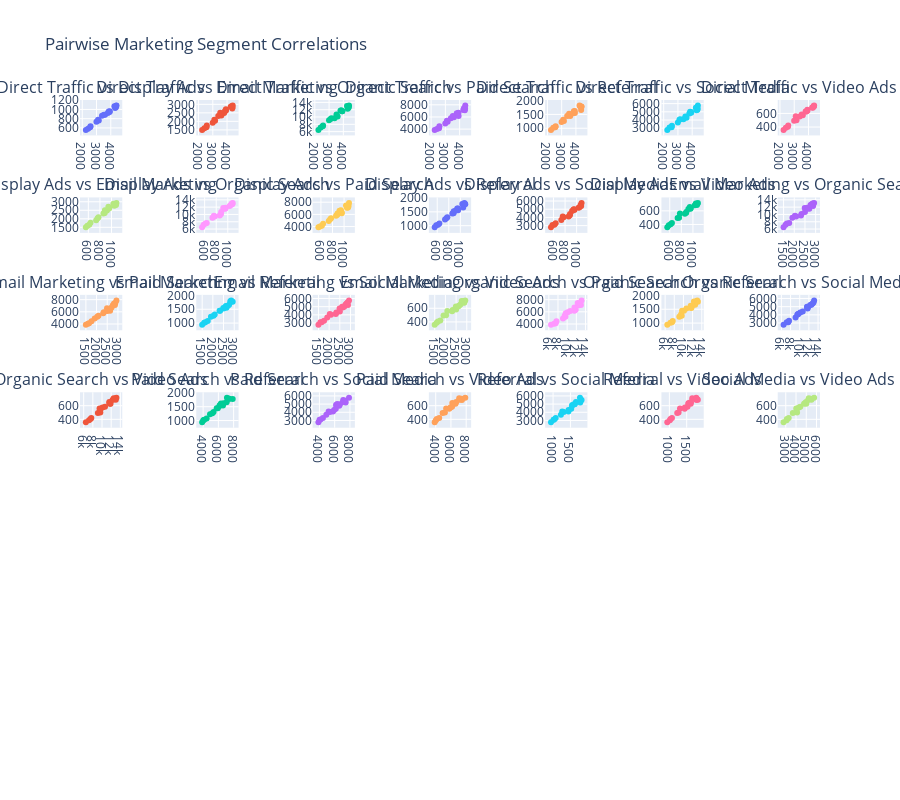

The notebook cell saved with this chart:
### Code cell
import plotly.graph_objects as go
from plotly.subplots import make_subplots
import numpy as np
from scipy import stats

# Get all unique segments
segments = pivot_df.columns.tolist()
n_segments = len(segments)

# Create subplot grid
fig = make_subplots(
    rows=n_segments-1, 
    cols=n_segments-1,
    subplot_titles=[f"{seg1} vs {seg2}" 
                   for i, seg1 in enumerate(segments[:-1]) 
                   for j, seg2 in enumerate(segments[i+1:], i+1)],
    horizontal_spacing=0.1,
    vertical_spacing=0.1
)

# Add scatter plots for each pair
row, col = 1, 1
for i, seg1 in enumerate(segments[:-1]):
    for j, seg2 in enumerate(segments[i+1:], i+1):
        # Calculate correlation and p-value
        r, p_value = stats.pearsonr(pivot_df[seg1].dropna(), pivot_df[seg2].dropna())
        
        fig.add_trace(
            go.Scatter(
                x=pivot_df[seg1],
                y=pivot_df[seg2],
                mode='markers',
                name=f'r={r:.3f}, p={p_value:.3f}',
                showlegend=False
            ),
            row=row, col=col
        )
        
        # Move to next subplot
        col += 1
        if col > n_segments-1:
            col = 1
            row += 1

fig.update_layout(title="Pairwise Marketing Segment Correlations", height=800)

### Figure 1 — Plotly figure (JSON) as saved in the notebook; plotly's stock layout.template omitted (floating-point values rounded to 4 significant figures)
{"data": [{"mode": "markers", "name": "r=0.996, p=0.000", "showlegend": false, "type": "scatter", "x": [3929, 3918, 4257, 4368, 3854, 3384, 3107, 2555, 2252, 2408, 2578, 3159, 3601, 3797, 4304, 4397, 4382, 3521, 2994], "xaxis": "x", "y": [961, 946, 1069, 1050, 958, 861, 775, 615, 557, 583, 637, 760, 883, 921, 1033, 1085, 1078, 886, 735], "yaxis": "y"}, {"mode": "markers", "name": "r=0.988, p=0.000", "showlegend": false, "type": "scatter", "x": [3929, 3918, 4257, 4368, 3854, 3384, 3107, 2555, 2252, 2408, 2578, 3159, 3601, 3797, 4304, 4397, 4382, 3521, 2994], "xaxis": "x2", "y": [2636, 2704, 2860, 2761, 2608, 2314, 2088, 1649, 1499, 1592, 1762, 2031, 2338, 2489, 2882, 2930, 2817, 2502, 1912], "yaxis": "y2"}, {"mode": "markers", "name": "r=0.989, p=0.000", "showlegend": false, "type": "scatter", "x": [3929, 3918, 4257, 4368, 3854, 3384, 3107, 2555, 2252, 2408, 2578, 3159, 3601, 3797, 4304, 4397, 4382, 3521, 2994], "xaxis": "x3", "y": [11595, 11589, 13010, 12553, 11866, 9695, 9465, 7498, 6475, 7161, 7662, 9631, 10119, 11733, 12294, 13145, 12811, 10656, 9094], "yaxis": "y3"}, {"mode": "markers", "name": "r=0.986, p=0.000", "showlegend": false, "type": "scatter", "x": [3929, 3918, 4257, 4368, 3854, 3384, 3107, 2555, 2252, 2408, 2578, 3159, 3601, 3797, 4304, 4397, 4382, 3521, 2994], "xaxis": "x4", "y": [6177, 6690, 7125, 7084, 6333, 5778, 5370, 4139, 3871, 4020, 4461, 5208, 5932, 6605, 7443, 7880, 7387, 6148, 4904], "yaxis": "y4"}, {"mode": "markers", "name": "r=0.986, p=0.000", "showlegend": false, "type": "scatter", "x": [3929, 3918, 4257, 4368, 3854, 3384, 3107, 2555, 2252, 2408, 2578, 3159, 3601, 3797, 4304, 4397, 4382, 3521, 2994], "xaxis": "x5", "y": [1555, 1625, 1822, 1660, 1618, 1443, 1307, 1032, 940, 1014, 1075, 1265, 1447, 1546, 1784, 1776, 1790, 1524, 1226], "yaxis": "y5"}, {"mode": "markers", "name": "r=0.987, p=0.000", "showlegend": false, "type": "scatter", "x": [3929, 3918, 4257, 4368, 3854, 3384, 3107, 2555, 2252, 2408, 2578, 3159, 3601, 3797, 4304, 4397, 4382, 3521, 2994], "xaxis": "x6", "y": [4891, 4979, 5505, 5244, 5001, 4099, 4025, 3109, 2788, 3087, 3286, 4102, 4278, 4782, 5195, 5767, 5398, 4420, 3687], "yaxis": "y6"}, {"mode": "markers", "name": "r=0.991, p=0.000", "showlegend": false, "type": "scatter", "x": [3929, 3918, 4257, 4368, 3854, 3384, 3107, 2555, 2252, 2408, 2578, 3159, 3601, 3797, 4304, 4397, 4382, 3521, 2994], "xaxis": "x7", "y": [639, 655, 687, 708, 630, 556, 560, 405, 358, 388, 421, 499, 573, 628, 683, 716, 703, 583, 494], "yaxis": "y7"}, {"mode": "markers", "name": "r=0.991, p=0.000", "showlegend": false, "type": "scatter", "x": [961, 946, 1069, 1050, 958, 861, 775, 615, 557, 583, 637, 760, 883, 921, 1033, 1085, 1078, 886, 735], "xaxis": "x8", "y": [2636, 2704, 2860, 2761, 2608, 2314, 2088, 1649, 1499, 1592, 1762, 2031, 2338, 2489, 2882, 2930, 2817, 2502, 1912], "yaxis": "y8"}, {"mode": "markers", "name": "r=0.989, p=0.000", "showlegend": false, "type": "scatter", "x": [961, 946, 1069, 1050, 958, 861, 775, 615, 557, 583, 637, 760, 883, 921, 1033, 1085, 1078, 886, 735], "xaxis": "x9", "y": [11595, 11589, 13010, 12553, 11866, 9695, 9465, 7498, 6475, 7161, 7662, 9631, 10119, 11733, 12294, 13145, 12811, 10656, 9094], "yaxis": "y9"}, {"mode": "markers", "name": "r=0.985, p=0.000", "showlegend": false, "type": "scatter", "x": [961, 946, 1069, 1050, 958, 861, 775, 615, 557, 583, 637, 760, 883, 921, 1033, 1085, 1078, 886, 735], "xaxis": "x10", "y": [6177, 6690, 7125, 7084, 6333, 5778, 5370, 4139, 3871, 4020, 4461, 5208, 5932, 6605, 7443, 7880, 7387, 6148, 4904], "yaxis": "y10"}, {"mode": "markers", "name": "r=0.992, p=0.000", "showlegend": false, "type": "scatter", "x": [961, 946, 1069, 1050, 958, 861, 775, 615, 557, 583, 637, 760, 883, 921, 1033, 1085, 1078, 886, 735], "xaxis": "x11", "y": [1555, 1625, 1822, 1660, 1618, 1443, 1307, 1032, 940, 1014, 1075, 1265, 1447, 1546, 1784, 1776, 1790, 1524, 1226], "yaxis": "y11"}, {"mode": "markers", "name": "r=0.988, p=0.000", "showlegend": false, "type": "scatter", "x": [961, 946, 1069, 1050, 958, 861, 775, 615, 557, 583, 637, 760, 883, 921, 1033, 1085, 1078, 886, 735], "xaxis": "x12", "y": [4891, 4979, 5505, 5244, 5001, 4099, 4025, 3109, 2788, 3087, 3286, 4102, 4278, 4782, 5195, 5767, 5398, 4420, 3687], "yaxis": "y12"}, {"mode": "markers", "name": "r=0.991, p=0.000", "showlegend": false, "type": "scatter", "x": [961, 946, 1069, 1050, 958, 861, 775, 615, 557, 583, 637, 760, 883, 921, 1033, 1085, 1078, 886, 735], "xaxis": "x13", "y": [639, 655, 687, 708, 630, 556, 560, 405, 358, 388, 421, 499, 573, 628, 683, 716, 703, 583, 494], "yaxis": "y13"}, {"mode": "markers", "name": "r=0.983, p=0.000", "showlegend": false, "type": "scatter", "x": [2636, 2704, 2860, 2761, 2608, 2314, 2088, 1649, 1499, 1592, 1762, 2031, 2338, 2489, 2882, 2930, 2817, 2502, 1912], "xaxis": "x14", "y": [11595, 11589, 13010, 12553, 11866, 9695, 9465, 7498, 6475, 7161, 7662, 9631, 10119, 11733, 12294, 13145, 12811, 10656, 9094], "yaxis": "y14"}, {"mode": "markers", "name": "r=0.985, p=0.000", "showlegend": false, "type": "scatter", "x": [2636, 2704, 2860, 2761, 2608, 2314, 2088, 1649, 1499, 1592, 1762, 2031, 2338, 2489, 2882, 2930, 2817, 2502, 1912], "xaxis": "x15", "y": [6177, 6690, 7125, 7084, 6333, 5778, 5370, 4139, 3871, 4020, 4461, 5208, 5932, 6605, 7443, 7880, 7387, 6148, 4904], "yaxis": "y15"}, {"mode": "markers", "name": "r=0.994, p=0.000", "showlegend": false, "type": "scatter", "x": [2636, 2704, 2860, 2761, 2608, 2314, 2088, 1649, 1499, 1592, 1762, 2031, 2338, 2489, 2882, 2930, 2817, 2502, 1912], "xaxis": "x16", "y": [1555, 1625, 1822, 1660, 1618, 1443, 1307, 1032, 940, 1014, 1075, 1265, 1447, 1546, 1784, 1776, 1790, 1524, 1226], "yaxis": "y16"}, {"mode": "markers", "name": "r=0.985, p=0.000", "showlegend": false, "type": "scatter", "x": [2636, 2704, 2860, 2761, 2608, 2314, 2088, 1649, 1499, 1592, 1762, 2031, 2338, 2489, 2882, 2930, 2817, 2502, 1912], "xaxis": "x17", "y": [4891, 4979, 5505, 5244, 5001, 4099, 4025, 3109, 2788, 3087, 3286, 4102, 4278, 4782, 5195, 5767, 5398, 4420, 3687], "yaxis": "y17"}, {"mode": "markers", "name": "r=0.986, p=0.000", "showlegend": false, "type": "scatter", "x": [2636, 2704, 2860, 2761, 2608, 2314, 2088, 1649, 1499, 1592, 1762, 2031, 2338, 2489, 2882, 2930, 2817, 2502, 1912], "xaxis": "x18", "y": [639, 655, 687, 708, 630, 556, 560, 405, 358, 388, 421, 499, 573, 628, 683, 716, 703, 583, 494], "yaxis": "y18"}, {"mode": "markers", "name": "r=0.979, p=0.000", "showlegend": false, "type": "scatter", "x": [11595, 11589, 13010, 12553, 11866, 9695, 9465, 7498, 6475, 7161, 7662, 9631, 10119, 11733, 12294, 13145, 12811, 10656, 9094], "xaxis": "x19", "y": [6177, 6690, 7125, 7084, 6333, 5778, 5370, 4139, 3871, 4020, 4461, 5208, 5932, 6605, 7443, 7880, 7387, 6148, 4904], "yaxis": "y19"}, {"mode": "markers", "name": "r=0.984, p=0.000", "showlegend": false, "type": "scatter", "x": [11595, 11589, 13010, 12553, 11866, 9695, 9465, 7498, 6475, 7161, 7662, 9631, 10119, 11733, 12294, 13145, 12811, 10656, 9094], "xaxis": "x20", "y": [1555, 1625, 1822, 1660, 1618, 1443, 1307, 1032, 940, 1014, 1075, 1265, 1447, 1546, 1784, 1776, 1790, 1524, 1226], "yaxis": "y20"}, {"mode": "markers", "name": "r=0.995, p=0.000", "showlegend": false, "type": "scatter", "x": [11595, 11589, 13010, 12553, 11866, 9695, 9465, 7498, 6475, 7161, 7662, 9631, 10119, 11733, 12294, 13145, 12811, 10656, 9094], "xaxis": "x21", "y": [4891, 4979, 5505, 5244, 5001, 4099, 4025, 3109, 2788, 3087, 3286, 4102, 4278, 4782, 5195, 5767, 5398, 4420, 3687], "yaxis": "y21"}, {"mode": "markers", "name": "r=0.988, p=0.000", "showlegend": false, "type": "scatter", "x": [11595, 11589, 13010, 12553, 11866, 9695, 9465, 7498, 6475, 7161, 7662, 9631, 10119, 11733, 12294, 13145, 12811, 10656, 9094], "xaxis": "x22", "y": [639, 655, 687, 708, 630, 556, 560, 405, 358, 388, 421, 499, 573, 628, 683, 716, 703, 583, 494], "yaxis": "y22"}, {"mode": "markers", "name": "r=0.985, p=0.000", "showlegend": false, "type": "scatter", "x": [6177, 6690, 7125, 7084, 6333, 5778, 5370, 4139, 3871, 4020, 4461, 5208, 5932, 6605, 7443, 7880, 7387, 6148, 4904], "xaxis": "x23", "y": [1555, 1625, 1822, 1660, 1618, 1443, 1307, 1032, 940, 1014, 1075, 1265, 1447, 1546, 1784, 1776, 1790, 1524, 1226], "yaxis": "y23"}, {"mode": "markers", "name": "r=0.983, p=0.000", "showlegend": false, "type": "scatter", "x": [6177, 6690, 7125, 7084, 6333, 5778, 5370, 4139, 3871, 4020, 4461, 5208, 5932, 6605, 7443, 7880, 7387, 6148, 4904], "xaxis": "x24", "y": [4891, 4979, 5505, 5244, 5001, 4099, 4025, 3109, 2788, 3087, 3286, 4102, 4278, 4782, 5195, 5767, 5398, 4420, 3687], "yaxis": "y24"}, {"mode": "markers", "name": "r=0.982, p=0.000", "showlegend": false, "type": "scatter", "x": [6177, 6690, 7125, 7084, 6333, 5778, 5370, 4139, 3871, 4020, 4461, 5208, 5932, 6605, 7443, 7880, 7387, 6148, 4904], "xaxis": "x25", "y": [639, 655, 687, 708, 630, 556, 560, 405, 358, 388, 421, 499, 573, 628, 683, 716, 703, 583, 494], "yaxis": "y25"}, {"mode": "markers", "name": "r=0.983, p=0.000", "showlegend": false, "type": "scatter", "x": [1555, 1625, 1822, 1660, 1618, 1443, 1307, 1032, 940, 1014, 1075, 1265, 1447, 1546, 1784, 1776, 1790, 1524, 1226], "xaxis": "x26", "y": [4891, 4979, 5505, 5244, 5001, 4099, 4025, 3109, 2788, 3087, 3286, 4102, 4278, 4782, 5195, 5767, 5398, 4420, 3687], "yaxis": "y26"}, {"mode": "markers", "name": "r=0.982, p=0.000", "showlegend": false, "type": "scatter", "x": [1555, 1625, 1822, 1660, 1618, 1443, 1307, 1032, 940, 1014, 1075, 1265, 1447, 1546, 1784, 1776, 1790, 1524, 1226], "xaxis": "x27", "y": [639, 655, 687, 708, 630, 556, 560, 405, 358, 388, 421, 499, 573, 628, 683, 716, 703, 583, 494], "yaxis": "y27"}, {"mode": "markers", "name": "r=0.986, p=0.000", "showlegend": false, "type": "scatter", "x": [4891, 4979, 5505, 5244, 5001, 4099, 4025, 3109, 2788, 3087, 3286, 4102, 4278, 4782, 5195, 5767, 5398, 4420, 3687], "xaxis": "x28", "y": [639, 655, 687, 708, 630, 556, 560, 405, 358, 388, 421, 499, 573, 628, 683, 716, 703, 583, 494], "yaxis": "y28"}], "layout": {"annotations": [{"font": {"size": 16}, "showarrow": false, "text": "Direct Traffic vs Display Ads", "x": 0.02857, "xanchor": "center", "xref": "paper", "y": 1, "yanchor": "bottom", "yref": "paper"}, {"font": {"size": 16}, "showarrow": false, "text": "Direct Traffic vs Email Marketing", "x": 0.1857, "xanchor": "center", "xref": "paper", "y": 1, "yanchor": "bottom", "yref": "paper"}, {"font": {"size": 16}, "showarrow": false, "text": "Direct Traffic vs Organic Search", "x": 0.3429, "xanchor": "center", "xref": "paper", "y": 1, "yanchor": "bottom", "yref": "paper"}, {"font": {"size": 16}, "showarrow": false, "text": "Direct Traffic vs Paid Search", "x": 0.5, "xanchor": "center", "xref": "paper", "y": 1, "yanchor": "bottom", "yref": "paper"}, {"font": {"size": 16}, "showarrow": false, "text": "Direct Traffic vs Referral", "x": 0.6571, "xanchor": "center", "xref": "paper", "y": 1, "yanchor": "bottom", "yref": "paper"}, {"font": {"size": 16}, "showarrow": false, "text": "Direct Traffic vs Social Media", "x": 0.8143, "xanchor": "center", "xref": "paper", "y": 1, "yanchor": "bottom", "yref": "paper"}, {"font": {"size": 16}, "showarrow": false, "text": "Direct Traffic vs Video Ads", "x": 0.9714, "xanchor": "center", "xref": "paper", "y": 1, "yanchor": "bottom", "yref": "paper"}, {"font": {"size": 16}, "showarrow": false, "text": "Display Ads vs Email Marketing", "x": 0.02857, "xanchor": "center", "xref": "paper", "y": 0.8429, "yanchor": "bottom", "yref": "paper"}, {"font": {"size": 16}, "showarrow": false, "text": "Display Ads vs Organic Search", "x": 0.1857, "xanchor": "center", "xref": "paper", "y": 0.8429, "yanchor": "bottom", "yref": "paper"}, {"font": {"size": 16}, "showarrow": false, "text": "Display Ads vs Paid Search", "x": 0.3429, "xanchor": "center", "xref": "paper", "y": 0.8429, "yanchor": "bottom", "yref": "paper"}, {"font": {"size": 16}, "showarrow": false, "text": "Display Ads vs Referral", "x": 0.5, "xanchor": "center", "xref": "paper", "y": 0.8429, "yanchor": "bottom", "yref": "paper"}, {"font": {"size": 16}, "showarrow": false, "text": "Display Ads vs Social Media", "x": 0.6571, "xanchor": "center", "xref": "paper", "y": 0.8429, "yanchor": "bottom", "yref": "paper"}, {"font": {"size": 16}, "showarrow": false, "text": "Display Ads vs Video Ads", "x": 0.8143, "xanchor": "center", "xref": "paper", "y": 0.8429, "yanchor": "bottom", "yref": "paper"}, {"font": {"size": 16}, "showarrow": false, "text": "Email Marketing vs Organic Search", "x": 0.9714, "xanchor": "center", "xref": "paper", "y": 0.8429, "yanchor": "bottom", "yref": "paper"}, {"font": {"size": 16}, "showarrow": false, "text": "Email Marketing vs Paid Search", "x": 0.02857, "xanchor": "center", "xref": "paper", "y": 0.6857, "yanchor": "bottom", "yref": "paper"}, {"font": {"size": 16}, "showarrow": false, "text": "Email Marketing vs Referral", "x": 0.1857, "xanchor": "center", "xref": "paper", "y": 0.6857, "yanchor": "bottom", "yref": "paper"}, {"font": {"size": 16}, "showarrow": false, "text": "Email Marketing vs Social Media", "x": 0.3429, "xanchor": "center", "xref": "paper", "y": 0.6857, "yanchor": "bottom", "yref": "paper"}, {"font": {"size": 16}, "showarrow": false, "text": "Email Marketing vs Video Ads", "x": 0.5, "xanchor": "center", "xref": "paper", "y": 0.6857, "yanchor": "bottom", "yref": "paper"}, {"font": {"size": 16}, "showarrow": false, "text": "Organic Search vs Paid Search", "x": 0.6571, "xanchor": "center", "xref": "paper", "y": 0.6857, "yanchor": "bottom", "yref": "paper"}, {"font": {"size": 16}, "showarrow": false, "text": "Organic Search vs Referral", "x": 0.8143, "xanchor": "center", "xref": "paper", "y": 0.6857, "yanchor": "bottom", "yref": "paper"}, {"font": {"size": 16}, "showarrow": false, "text": "Organic Search vs Social Media", "x": 0.9714, "xanchor": "center", "xref": "paper", "y": 0.6857, "yanchor": "bottom", "yref": "paper"}, {"font": {"size": 16}, "showarrow": false, "text": "Organic Search vs Video Ads", "x": 0.02857, "xanchor": "center", "xref": "paper", "y": 0.5286, "yanchor": "bottom", "yref": "paper"}, {"font": {"size": 16}, "showarrow": false, "text": "Paid Search vs Referral", "x": 0.1857, "xanchor": "center", "xref": "paper", "y": 0.5286, "yanchor": "bottom", "yref": "paper"}, {"font": {"size": 16}, "showarrow": false, "text": "Paid Search vs Social Media", "x": 0.3429, "xanchor": "center", "xref": "paper", "y": 0.5286, "yanchor": "bottom", "yref": "paper"}, {"font": {"size": 16}, "showarrow": false, "text": "Paid Search vs Video Ads", "x": 0.5, "xanchor": "center", "xref": "paper", "y": 0.5286, "yanchor": "bottom", "yref": "paper"}, {"font": {"size": 16}, "showarrow": false, "text": "Referral vs Social Media", "x": 0.6571, "xanchor": "center", "xref": "paper", "y": 0.5286, "yanchor": "bottom", "yref": "paper"}, {"font": {"size": 16}, "showarrow": false, "text": "Referral vs Video Ads", "x": 0.8143, "xanchor": "center", "xref": "paper", "y": 0.5286, "yanchor": "bottom", "yref": "paper"}, {"font": {"size": 16}, "showarrow": false, "text": "Social Media vs Video Ads", "x": 0.9714, "xanchor": "center", "xref": "paper", "y": 0.5286, "yanchor": "bottom", "yref": "paper"}], "height": 800, "title": {"text": "Pairwise Marketing Segment Correlations"}, "xaxis": {"anchor": "y", "domain": [0, 0.05714]}, "xaxis10": {"anchor": "y10", "domain": [0.3143, 0.3714]}, "xaxis11": {"anchor": "y11", "domain": [0.4714, 0.5286]}, "xaxis12": {"anchor": "y12", "domain": [0.6286, 0.6857]}, "xaxis13": {"anchor": "y13", "domain": [0.7857, 0.8429]}, "xaxis14": {"anchor": "y14", "domain": [0.9429, 1]}, "xaxis15": {"anchor": "y15", "domain": [0, 0.05714]}, "xaxis16": {"anchor": "y16", "domain": [0.1571, 0.2143]}, "xaxis17": {"anchor": "y17", "domain": [0.3143, 0.3714]}, "xaxis18": {"anchor": "y18", "domain": [0.4714, 0.5286]}, "xaxis19": {"anchor": "y19", "domain": [0.6286, 0.6857]}, "xaxis2": {"anchor": "y2", "domain": [0.1571, 0.2143]}, "xaxis20": {"anchor": "y20", "domain": [0.7857, 0.8429]}, "xaxis21": {"anchor": "y21", "domain": [0.9429, 1]}, "xaxis22": {"anchor": "y22", "domain": [0, 0.05714]}, "xaxis23": {"anchor": "y23", "domain": [0.1571, 0.2143]}, "xaxis24": {"anchor": "y24", "domain": [0.3143, 0.3714]}, "xaxis25": {"anchor": "y25", "domain": [0.4714, 0.5286]}, "xaxis26": {"anchor": "y26", "domain": [0.6286, 0.6857]}, "xaxis27": {"anchor": "y27", "domain": [0.7857, 0.8429]}, "xaxis28": {"anchor": "y28", "domain": [0.9429, 1]}, "xaxis29": {"anchor": "y29", "domain": [0, 0.05714]}, "xaxis3": {"anchor": "y3", "domain": [0.3143, 0.3714]}, "xaxis30": {"anchor": "y30", "domain": [0.1571, 0.2143]}, "xaxis31": {"anchor": "y31", "domain": [0.3143, 0.3714]}, "xaxis32": {"anchor": "y32", "domain": [0.4714, 0.5286]}, "xaxis33": {"anchor": "y33", "domain": [0.6286, 0.6857]}, "xaxis34": {"anchor": "y34", "domain": [0.7857, 0.8429]}, "xaxis35": {"anchor": "y35", "domain": [0.9429, 1]}, "xaxis36": {"anchor": "y36", "domain": [0, 0.05714]}, "xaxis37": {"anchor": "y37", "domain": [0.1571, 0.2143]}, "xaxis38": {"anchor": "y38", "domain": [0.3143, 0.3714]}, "xaxis39": {"anchor": "y39", "domain": [0.4714, 0.5286]}, "xaxis4": {"anchor": "y4", "domain": [0.4714, 0.5286]}, "xaxis40": {"anchor": "y40", "domain": [0.6286, 0.6857]}, "xaxis41": {"anchor": "y41", "domain": [0.7857, 0.8429]}, "xaxis42": {"anchor": "y42", "domain": [0.9429, 1]}, "xaxis43": {"anchor": "y43", "domain": [0, 0.05714]}, "xaxis44": {"anchor": "y44", "domain": [0.1571, 0.2143]}, "xaxis45": {"anchor": "y45", "domain": [0.3143, 0.3714]}, "xaxis46": {"anchor": "y46", "domain": [0.4714, 0.5286]}, "xaxis47": {"anchor": "y47", "domain": [0.6286, 0.6857]}, "xaxis48": {"anchor": "y48", "domain": [0.7857, 0.8429]}, "xaxis49": {"anchor": "y49", "domain": [0.9429, 1]}, "xaxis5": {"anchor": "y5", "domain": [0.6286, 0.6857]}, "xaxis6": {"anchor": "y6", "domain": [0.7857, 0.8429]}, "xaxis7": {"anchor": "y7", "domain": [0.9429, 1]}, "xaxis8": {"anchor": "y8", "domain": [0, 0.05714]}, "xaxis9": {"anchor": "y9", "domain": [0.1571, 0.2143]}, "yaxis": {"anchor": "x", "domain": [0.9429, 1]}, "yaxis10": {"anchor": "x10", "domain": [0.7857, 0.8429]}, "yaxis11": {"anchor": "x11", "domain": [0.7857, 0.8429]}, "yaxis12": {"anchor": "x12", "domain": [0.7857, 0.8429]}, "yaxis13": {"anchor": "x13", "domain": [0.7857, 0.8429]}, "yaxis14": {"anchor": "x14", "domain": [0.7857, 0.8429]}, "yaxis15": {"anchor": "x15", "domain": [0.6286, 0.6857]}, "yaxis16": {"anchor": "x16", "domain": [0.6286, 0.6857]}, "yaxis17": {"anchor": "x17", "domain": [0.6286, 0.6857]}, "yaxis18": {"anchor": "x18", "domain": [0.6286, 0.6857]}, "yaxis19": {"anchor": "x19", "domain": [0.6286, 0.6857]}, "yaxis2": {"anchor": "x2", "domain": [0.9429, 1]}, "yaxis20": {"anchor": "x20", "domain": [0.6286, 0.6857]}, "yaxis21": {"anchor": "x21", "domain": [0.6286, 0.6857]}, "yaxis22": {"anchor": "x22", "domain": [0.4714, 0.5286]}, "yaxis23": {"anchor": "x23", "domain": [0.4714, 0.5286]}, "yaxis24": {"anchor": "x24", "domain": [0.4714, 0.5286]}, "yaxis25": {"anchor": "x25", "domain": [0.4714, 0.5286]}, "yaxis26": {"anchor": "x26", "domain": [0.4714, 0.5286]}, "yaxis27": {"anchor": "x27", "domain": [0.4714, 0.5286]}, "yaxis28": {"anchor": "x28", "domain": [0.4714, 0.5286]}, "yaxis29": {"anchor": "x29", "domain": [0.3143, 0.3714]}, "yaxis3": {"anchor": "x3", "domain": [0.9429, 1]}, "yaxis30": {"anchor": "x30", "domain": [0.3143, 0.3714]}, "yaxis31": {"anchor": "x31", "domain": [0.3143, 0.3714]}, "yaxis32": {"anchor": "x32", "domain": [0.3143, 0.3714]}, "yaxis33": {"anchor": "x33", "domain": [0.3143, 0.3714]}, "yaxis34": {"anchor": "x34", "domain": [0.3143, 0.3714]}, "yaxis35": {"anchor": "x35", "domain": [0.3143, 0.3714]}, "yaxis36": {"anchor": "x36", "domain": [0.1571, 0.2143]}, "yaxis37": {"anchor": "x37", "domain": [0.1571, 0.2143]}, "yaxis38": {"anchor": "x38", "domain": [0.1571, 0.2143]}, "yaxis39": {"anchor": "x39", "domain": [0.1571, 0.2143]}, "yaxis4": {"anchor": "x4", "domain": [0.9429, 1]}, "yaxis40": {"anchor": "x40", "domain": [0.1571, 0.2143]}, "yaxis41": {"anchor": "x41", "domain": [0.1571, 0.2143]}, "yaxis42": {"anchor": "x42", "domain": [0.1571, 0.2143]}, "yaxis43": {"anchor": "x43", "domain": [0, 0.05714]}, "yaxis44": {"anchor": "x44", "domain": [0, 0.05714]}, "yaxis45": {"anchor": "x45", "domain": [0, 0.05714]}, "yaxis46": {"anchor": "x46", "domain": [0, 0.05714]}, "yaxis47": {"anchor": "x47", "domain": [0, 0.05714]}, "yaxis48": {"anchor": "x48", "domain": [0, 0.05714]}, "yaxis49": {"anchor": "x49", "domain": [0, 0.05714]}, "yaxis5": {"anchor": "x5", "domain": [0.9429, 1]}, "yaxis6": {"anchor": "x6", "domain": [0.9429, 1]}, "yaxis7": {"anchor": "x7", "domain": [0.9429, 1]}, "yaxis8": {"anchor": "x8", "domain": [0.7857, 0.8429]}, "yaxis9": {"anchor": "x9", "domain": [0.7857, 0.8429]}}}
